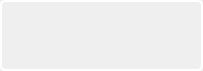
<?xml version="1.0" encoding="UTF-8"?>
<ui version="4.0">
 <class>OverlayControl</class>
 <widget class="QDialog" name="OverlayControl">
  <property name="geometry">
   <rect>
    <x>0</x>
    <y>0</y>
    <width>203</width>
    <height>71</height>
   </rect>
  </property>
  <property name="sizePolicy">
   <sizepolicy hsizetype="Fixed" vsizetype="Fixed">
    <horstretch>0</horstretch>
    <verstretch>0</verstretch>
   </sizepolicy>
  </property>
  <property name="minimumSize">
   <size>
    <width>200</width>
    <height>0</height>
   </size>
  </property>
  <property name="maximumSize">
   <size>
    <width>203</width>
    <height>71</height>
   </size>
  </property>
  <property name="baseSize">
   <size>
    <width>400</width>
    <height>71</height>
   </size>
  </property>
  <property name="windowTitle">
   <string>Dialog</string>
  </property>
  <property name="windowOpacity">
   <double>0.500000000000000</double>
  </property>
  <property name="styleSheet">
   <string notr="true">border-radius:5px;
border:2px solid white;</string>
  </property>
  <layout class="QHBoxLayout" name="horizontalLayout_2">
   <property name="spacing">
    <number>0</number>
   </property>
   <property name="margin">
    <number>0</number>
   </property>
   <item>
    <layout class="QHBoxLayout" name="horizontalLayout">
     <property name="spacing">
      <number>0</number>
     </property>
    </layout>
   </item>
  </layout>
 </widget>
 <resources/>
 <connections/>
</ui>
